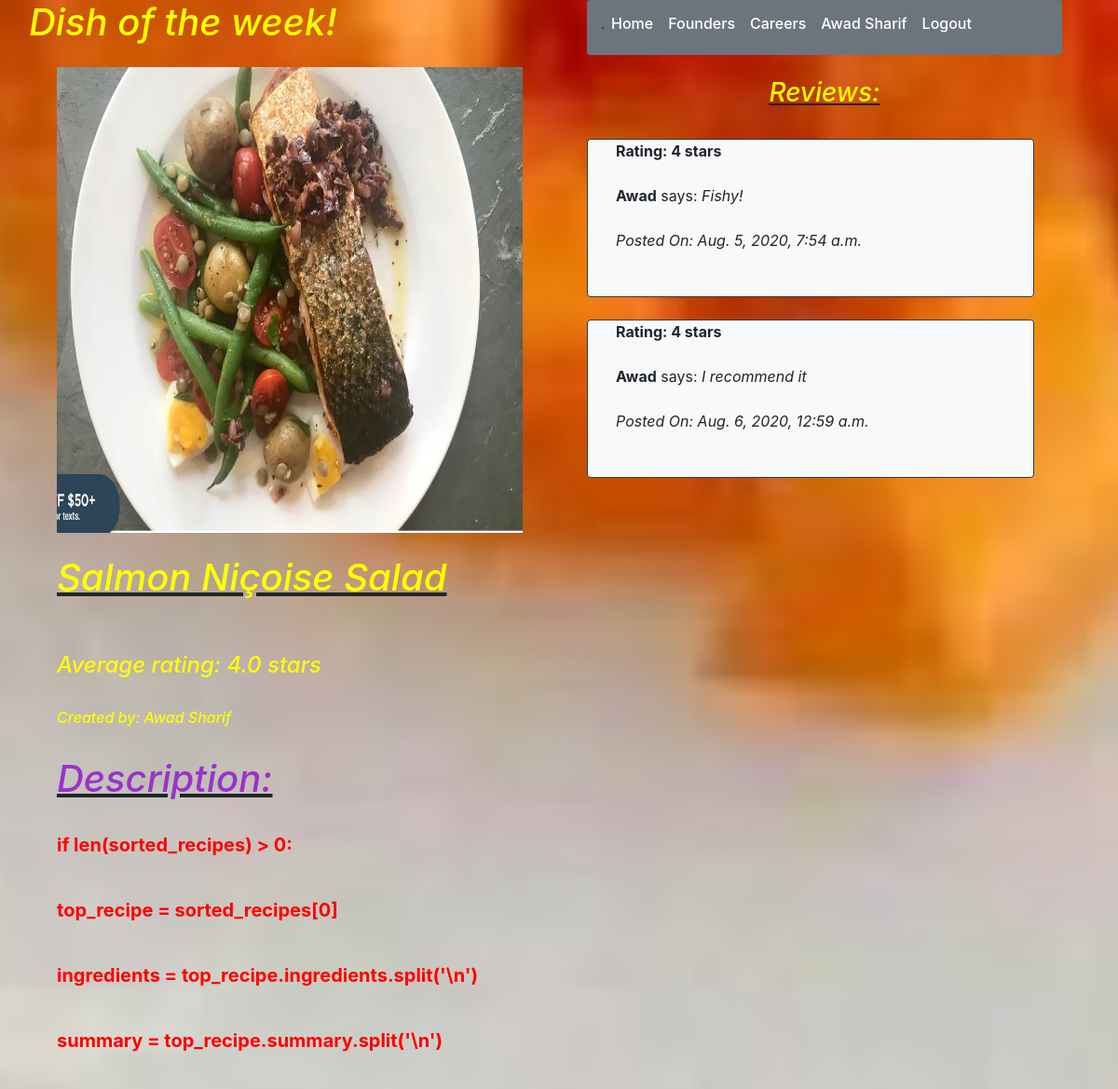
The app's page /recipe/best (signed in, upper part), older data.
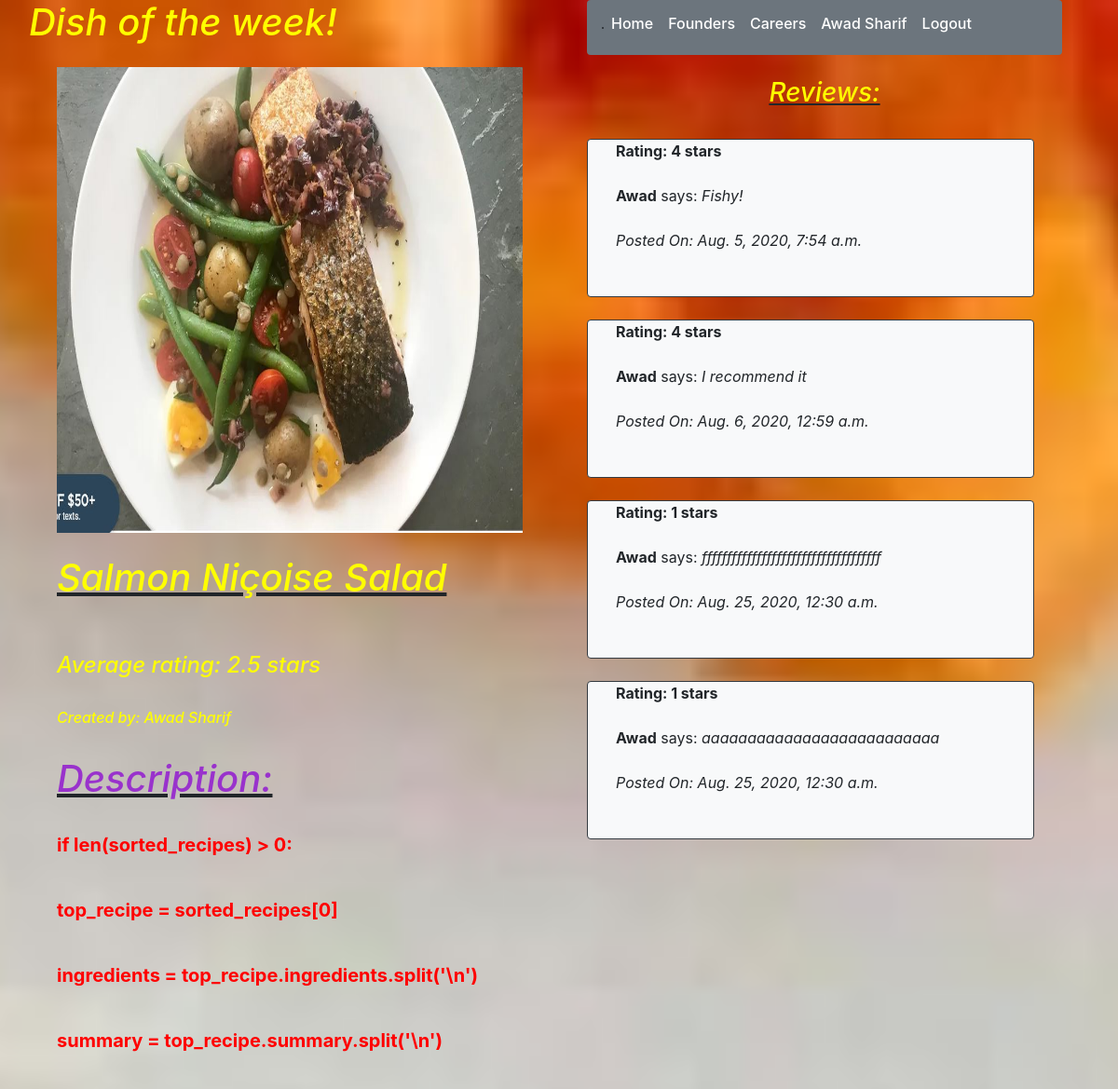
The same page, newer data.
### recipe_app/models.py (models this page shows)
class Reviews(models.Model):
    content = models.TextField()
    rating = models.IntegerField()
    reviewer = models.ForeignKey(User,related_name="reviews_of_user",on_delete = models.CASCADE)
    recipe = models.ForeignKey(Recipes,related_name="reviews_of_recipe",on_delete = models.CASCADE)
    created_at = models.DateTimeField(auto_now_add=True)
    updated_at = models.DateTimeField(auto_now=True)
    objects = Reviews_Manager()

class User(models.Model):
    first_name = models.CharField(max_length=255)
    last_name = models.CharField(max_length=255)
    email = models.EmailField(max_length=255)
    password = models.CharField(max_length=255)
    created_at = models.DateTimeField(auto_now_add=True)
    updated_at = models.DateTimeField(auto_now=True)
    profilepic = models.CharField(null=True, max_length=255)
    objects = UserManager()

### recipe_app/views.py (the view)
# urls.py: path('recipe/best', views.dish_of_the_week),
def dish_of_the_week(request):
    if 'userid' not in request.session:
        return redirect('/')
    recipes = Recipes.objects.all()
    all_reviews = []
    all_recipes = []
    sorted_recipes = []
    for recipe in recipes:
        if recipe.is_dessert == False:
            all_recipes.append(recipe)
            all_reviews.append(len(recipe.reviews_of_recipe.all()))
    all_reviews = sorted(all_reviews, reverse=True)
    i = 0
    for i in range(len(all_reviews)):
        for recipe in all_recipes:
            if (all_reviews[i] == len(recipe.reviews_of_recipe.all())):
                sorted_recipes.append(recipe)
    if len(sorted_recipes) > 0:
        top_recipe = sorted_recipes[0]
        ingredients = top_recipe.ingredients.split('\n')
        summary = top_recipe.summary.split('\n')
        steps = top_recipe.steps.split('\n')
        rating = 0
        for review in top_recipe.reviews_of_recipe.all():
            rating += review.rating
        if len(top_recipe.reviews_of_recipe.all()) > 0:
            average_rating = round(rating / len(top_recipe.reviews_of_recipe.all()),2)
        else:
            average_rating = 0
        reviews = top_recipe.reviews_of_recipe.all()
    else:
        return redirect('/cookbook')
    context = {
        'User': User.objects.get(id=request.session['userid']),
        "recipes": top_recipe,
        "summaries": summary,
        "ingredients": ingredients,
        "steps": steps,
        "rating": average_rating,
        "Reviews": reviews
    }
    return render(request,'dish_of_the_week.html',context)

### recipe_app/templates/dish_of_the_week.html (shortened to what the changed rows need)
{% load static %}
<!DOCTYPE html>
<html lang="en">
    <head>
        <link rel="stylesheet" href="https://stackpath.bootstrapcdn.com/bootstrap/4.5.0/css/bootstrap.min.css">
        <link rel="stylesheet" type="text/css" href="/static/css/style.css">
    </head>
    <body class="welcome bg-light">
        <div class="container">
            <div class="row">
                <div class="col-6 px-3">
                    <div class="form-group row">
                        <em><h1 class="text">Dish of the week!</h1></em>
                    </div>
                    <div class="col-12">
                        <br>
                        <em><u><h1 class="text">{{recipes.name}}</h1></u></em>
                        <br><br>
                        <em><h4 class="text">Average rating: {{rating}} stars</h4></em>
                        <br>
                        <br>
                        <br>
                        {% for summary in summaries %}
                            <b><p class="info">{{ summary }}</p></b>
                            <br>
                        {% endfor %}
                        <br>
                        <br>
                        {% for ingredient in ingredients %}
                            <br>
                        {% endfor %}
                        <br>
                        <br>
                        {% for step in steps %}
                            <br>
                        {% endfor %}
                    </div>
                </div>
                <div class="col-6">
                    <div class="col-12">
                        <br>
                        <br>
                        <div class="form-group row">
                            {% for review in Reviews %}
                                <br><br>
                                <div class="card-deck col-12 bg-dark-rounded">
                                    <br><br><br><br>
                                    <div class="card mb-4 bg-light rounded border border-dark">
                                        <div class="col-12">
                                            <div class="col-12">
                                                <b>Rating: {{review.rating}} stars</b>
                                                <br><br>
                                                <strong>{{review.reviewer.first_name}}</strong> says: <em>{{review.content}}</em>
                                                <br><br>
                                                <em>Posted On: {{review.created_at}}</em>
                                                <br><br>
                                            </div>
                                            <br>
                                        </div>
                                    </div>
                                </div>
                                <br><br>
                            {% endfor %}
                        </div>
                    </div>
                </div>
                    <br><br>
                    <br>
                </div>
            </div>
    </body>
</html>

Row changes from the older to the newer data that the page shows:
added Reviews: rating "1", reviewer.first_name "Awad", content "ffffffffffffffffffffffffffffffffffff", created_at "Aug. 25, 2020, 12:30 a.m."
added Reviews: rating "1", reviewer.first_name "Awad", content "aaaaaaaaaaaaaaaaaaaaaaaaaa", created_at "Aug. 25, 2020, 12:30 a.m."
Text that changed along with them:
{{ rating }}: "4.0" → "2.5"
